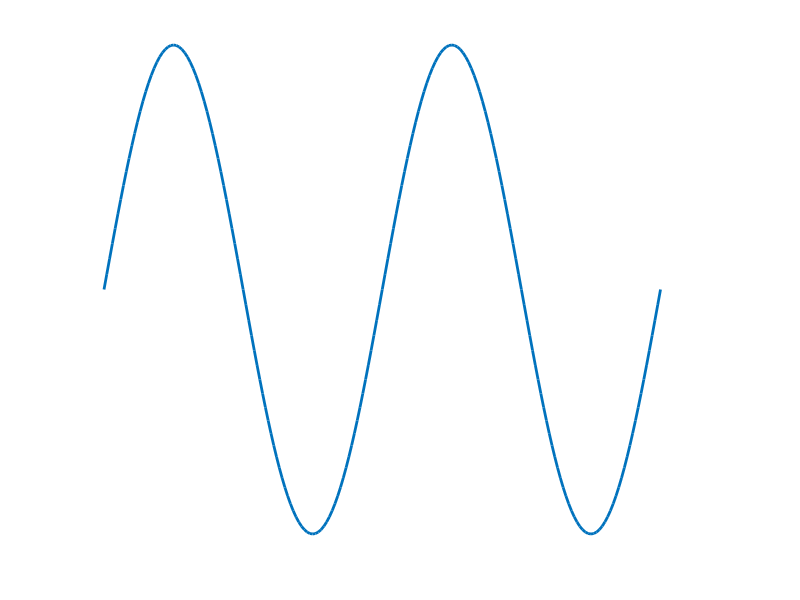

Here is the MATLAB script that generated this plot:
% Animaao de uma sinusoide
clear all

t= 0:pi/50:4*pi;

figure(gcf)
y= sin(t);
plot(t,y)
axis off

a= get(gca,'children');
for n= 1:4
    for f= [1:0.1:4, 4:-0.1:1],
        y= sin(f*t);
        set(a,'XData',t,'YData',y,'Linewidth',2);
        drawnow;
        pause(0.01)
    end
end
